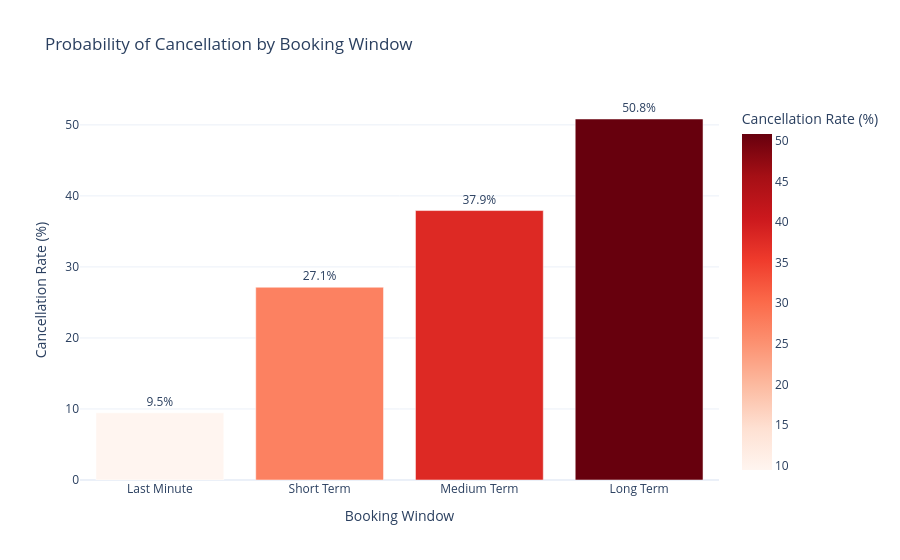

This figure's notebook cell:
### Code cell
import plotly.express as px

category_order = ['Last Minute', 'Short Term', 'Medium Term', 'Long Term']

fig_lt = px.bar(df_lt, 
                x='booking_window', 
                y='cancellation_rate',
                title='Probability of Cancellation by Booking Window',
                labels={'booking_window': 'Booking Window', 'cancellation_rate': 'Cancellation Rate (%)'},
                category_orders={'booking_window': category_order},
                color='cancellation_rate',
                color_continuous_scale='Reds',
                template='plotly_white')

fig_lt.update_traces(texttemplate='%{y:.1f}%', textposition='outside')
fig_lt.show()

### Figure 1 — Plotly figure (JSON) as saved in the notebook; plotly's stock layout.template omitted (floating-point values rounded to 4 significant figures)
{"data": [{"hovertemplate": "Booking Window=%{x}<br>Cancellation Rate (%)=%{marker.color}<extra></extra>", "legendgroup": "", "marker": {"color": [50.82, 37.93, 27.14, 9.461], "coloraxis": "coloraxis", "pattern": {"shape": ""}}, "name": "", "orientation": "v", "showlegend": false, "textposition": "outside", "texttemplate": "%{y:.1f}%", "type": "bar", "x": ["Long Term", "Medium Term", "Short Term", "Last Minute"], "xaxis": "x", "y": [50.82, 37.93, 27.14, 9.461], "yaxis": "y"}], "layout": {"barmode": "relative", "coloraxis": {"colorbar": {"title": {"text": "Cancellation Rate (%)"}}, "colorscale": [[0, "rgb(255,245,240)"], [0.125, "rgb(254,224,210)"], [0.25, "rgb(252,187,161)"], [0.375, "rgb(252,146,114)"], [0.5, "rgb(251,106,74)"], [0.625, "rgb(239,59,44)"], [0.75, "rgb(203,24,29)"], [0.875, "rgb(165,15,21)"], [1, "rgb(103,0,13)"]]}, "legend": {"tracegroupgap": 0}, "title": {"text": "Probability of Cancellation by Booking Window"}, "xaxis": {"anchor": "y", "categoryarray": ["Last Minute", "Short Term", "Medium Term", "Long Term"], "categoryorder": "array", "domain": [0, 1], "title": {"text": "Booking Window"}}, "yaxis": {"anchor": "x", "domain": [0, 1], "title": {"text": "Cancellation Rate (%)"}}}}
